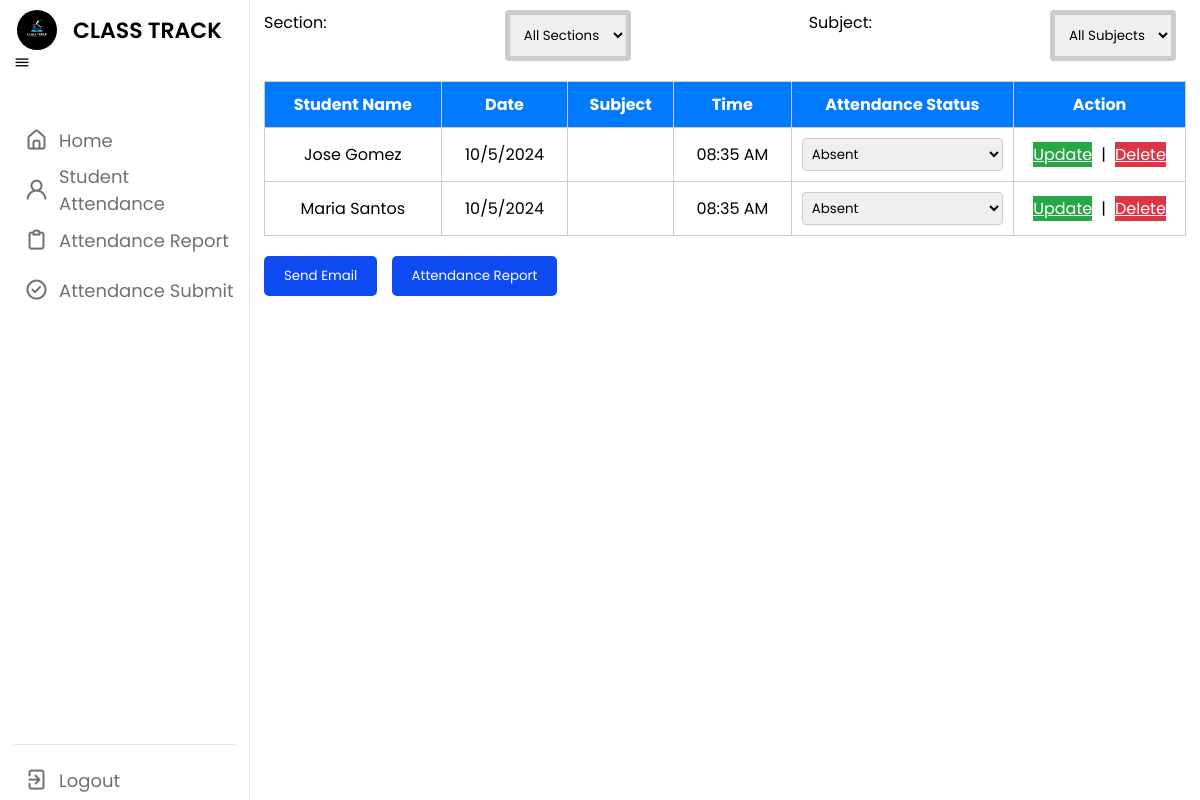
/studentdata.php, run on the app's committed database.
### tables this page shows
CREATE TABLE `attendance` (
  `id` int(11) NOT NULL,
  `student_id` int(11) DEFAULT NULL,
  `date` date DEFAULT NULL,
  `subject_id` int(11) DEFAULT NULL,
  `time` time DEFAULT NULL,
  `attendance_status` enum('Present','Absent','Late') DEFAULT NULL,
  `subjects` varchar(255) DEFAULT NULL
);

CREATE TABLE `students` (
  `id` int(11) NOT NULL,
  `student_name` varchar(100) DEFAULT NULL,
  `section` varchar(50) DEFAULT NULL,
  `guardian_email` varchar(100) DEFAULT NULL,
  `guardian_phone` varchar(15) DEFAULT NULL
);

### studentdata.php (the view, shortened to what this page needs)
<?php
require_once("dbconnection.php");
$query = "
    SELECT s.id, s.student_name, a.date, sub.subject_name AS subject, a.time, a.attendance_status
    FROM students s
    LEFT JOIN attendance a ON s.id = a.student_id
    LEFT JOIN subjects sub ON a.subject_id = sub.id
";
$query .= " ORDER BY s.id DESC";
$stmt = mysqli_prepare($conn, $query);
mysqli_stmt_execute($stmt);
$result = mysqli_stmt_get_result($stmt);
$output = '';
if (mysqli_num_rows($result) == 0) {
    $output = "<tr><td colspan='6'>No students found for the selected filters.</td></tr>";
} else {
    while ($row = mysqli_fetch_assoc($result)) {
        $formattedTime = !empty($row['time']) ? date('H:i:s', strtotime($row['time'])) : '';
        $output .= "<tr>";
        $output .= "<td>" . htmlspecialchars($row['student_name']) . "</td>";
        $output .= "<td class='date'>" . htmlspecialchars($row['date']) . "</td>";
        $output .= "<td class='subject'>" . htmlspecialchars($row['subject']) . "</td>";
        $output .= "<td class='time'>" . htmlspecialchars($formattedTime) . "</td>";
        $output .= "<td>
                        <select class='attendance-status' data-student-id='" . $row['id'] . "'>
                            <option value=''>Select</option>
                            <option value='Present' " . ($row['attendance_status'] == 'Present' ? 'selected' : '') . ">Present</option>
                            <option value='Absent' " . ($row['attendance_status'] == 'Absent' ? 'selected' : '') . ">Absent</option>
                            <option value='Late' " . ($row['attendance_status'] == 'Late' ? 'selected' : '') . ">Late</option>
                        </select>
                    </td>";
        $output .= "<td>
                        <div class='btn-container'>
                            <a class='update-btn' href='updatestudent.php?id=" . $row['id'] . "'>Update</a> |
                            <a class='delete-btn' href='delete.php?id=" . $row['id'] . "' onClick=\"return confirm('Are you sure you want to delete?')\">Delete</a>
                        </div>
                    </td>";
        $output .= "</tr>";
    }
}
?>
<!DOCTYPE html>
<html lang="en">
<head>
    <link rel="stylesheet" href="css/studentdata.css">
    <link rel="stylesheet" href="https://unicons.iconscout.com/release/v4.0.0/css/line.css">
</head>
<body>
<nav>
    <div class="logo-name">
        <div class="logo-image">
            <img src="image/classtrack.png" alt="Class Track Logo">
        </div>
        <span class="logo_name">CLASS TRACK</span>
    </div>
    <div class="sidebar-toggle" id="sidebar-toggle">
        <i class="uil uil-bars"></i>
    </div>
    <div class="menu-items">
        <ul class="nav-links">
            <li><a href="home.php"><i class="uil uil-estate"></i><span class="link-name">Home</span></a></li>
            <li><a href="studentdata.php"><i class="uil uil-user"></i><span class="link-name">Student Attendance</span></a></li>
            <li><a href="attendancereport.php"><i class="uil uil-clipboard"></i><span class="link-name">Attendance Report</span></a></li>
            <li><a href="savedraft.php"><i class="uil uil-check-circle"></i><span class="link-name">Attendance Submit</span></a></li>
        </ul>
        <ul class="logout-mode">
            <li><a href="login.php"><i class="uil uil-signout"></i><span class="link-name">Logout</span></a></li>
        </ul>
    </div>
</nav>
<section class="dashboard">
    <div class="container">
        <form method="POST" class="controls">
            <label for="section">Section:</label>
            <select name="section" id="section">
                <option value="">All Sections</option>
            </select>
            <label for="subject">Subject:</label>
            <select name="subject" id="subject">
                <option value="">All Subjects</option>
            </select>
        </form>
        <table>
            <thead>
                <tr>
                    <th>Student Name</th>
                    <th>Date</th>
                    <th>Subject</th>
                    <th>Time</th>
                    <th>Attendance Status</th>
                    <th>Action</th>
                </tr>
            </thead>
            <tbody id="student-table-body">
                <?= $output ?>
            </tbody>
        </table>
        <div class="actions-container">
            <button class="save-draft" onclick="window.location.href='savedraft.php';">Send Email</button>
            <button class="attendance-report" onclick="window.location.href='attendancereport.php';">Attendance Report</button>
        </div>
    </div>
</section>
</body>
</html>

### css/studentdata.css (style rules this page uses)
* { margin: 0; padding: 0; box-sizing: border-box; font-family: 'Poppins', sans-serif; }
:root { --primary-color: #0E4BF1; --panel-color: #FFF; --text-color: #000; --black-light-color: #707070; --border-color: #e6e5e5; --toggle-color: #DDD; --box1-color: #4DA3FF; --box2-color: #FFE6AC; --box3-color: #E7D1FC; --title-icon-color: #fff; --tran-05: all 0.5s ease; --tran-03: all 0.3s ease; }
body { min-height: 100vh; background-color: var(--primary-color); }
nav { position: fixed; top: 0; left: 0; height: 100%; width: 250px; padding: 10px 14px; background-color: var(--panel-color); border-right: 1px solid var(--border-color); transition: var(--tran-05); }
nav .logo-name { display: flex; align-items: center; }
nav .logo-image { display: flex; justify-content: center; min-width: 45px; }
nav .logo-image img { width: 40px; object-fit: cover; border-radius: 50%; }
nav .logo-name .logo_name { font-size: 22px; font-weight: 600; color: var(--text-color); margin-left: 14px; transition: var(--tran-05); }
nav .menu-items { margin-top: 40px; height: calc(100% - 90px); display: flex; flex-direction: column; justify-content: space-between; }
.menu-items li { list-style: none; }
.menu-items li a { display: flex; align-items: center; height: 50px; text-decoration: none; position: relative; }
.menu-items li a i { font-size: 24px; min-width: 45px; height: 100%; display: flex; align-items: center; justify-content: center; color: var(--black-light-color); }
.menu-items li a .link-name { font-size: 18px; font-weight: 400; color: var(--black-light-color); transition: var(--tran-05); }
.menu-items .logout-mode { padding-top: 10px; border-top: 1px solid var(--border-color); }
.dashboard { position: relative; left: 250px; background-color: var(--panel-color); min-height: 100vh; width: calc(100% - 250px); padding: 10px 14px; transition: var(--tran-05); }
.controls, .actions { display: flex; justify-content: space-between; margin-bottom: 20px; }
label, select, button { margin-right: 10px; }
select, button { padding: 10px; border: 5px solid #ccc; border-radius: 4px; }
button { padding: 10px 20px; background-color: var(--primary-color); color: white; border: none; cursor: pointer; border-radius: 5px; margin-right: 10px; transition: background-color 0.3s ease; }
table { width: 100%; border-collapse: collapse; margin-bottom: 20px; margin-top: 20px; }
table, th, td { border: 1px solid #ccc; padding: 10px; text-align: center; }
th { background-color: #007bff; color: white; }
td select { width: 100%; padding: 5px; border: 1px solid #ccc; border-radius: 4px; }
td .btn-container { display: flex; justify-content: space-evenly; }
td .btn-container .update-btn { background-color: #28a745; color: white; }
td .btn-container .delete-btn { background-color: #dc3545; color: white; }

### data on the page
attendance: student.student_name "Jose Gomez", attendance_status+student "Absent"
attendance: student.student_name "Maria Santos", attendance_status+student "Absent"
